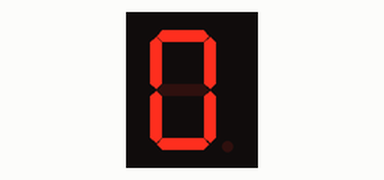
Recording of a sketch running on a simulated Arduino Uno, built with avr-gcc and run on an emulated ATmega328P. Parts: 1-digit seven-segment display. Wiring (inferred from the names in the program): 1-digit 7-segment display, segments lit when LOW: segments pin 1, pin 2, pin 3, pin 4, pin 5, pin 6, pin 7. The segment pins are drawn as the display they are named for.

Above: at 0.1 s.
At 1.1 s:
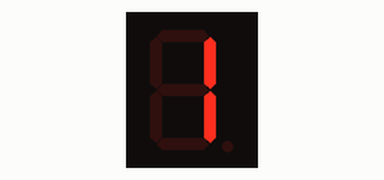
At 2.1 s:
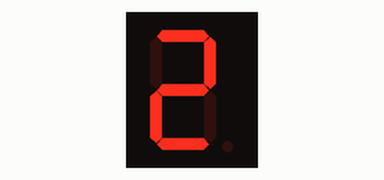
At 5.1 s:
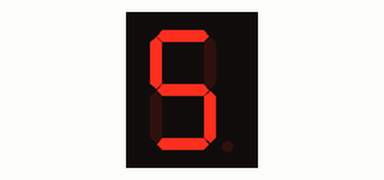
At 7.1 s:
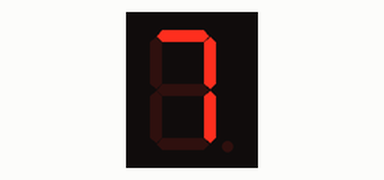
At 10.1 s:
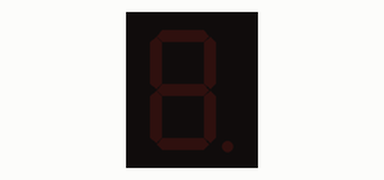

The sketch:

7_sigment_disply_code.ino
```cpp
// Define the pins for segments a to g
const int A = 1;
const int B = 2;
const int C = 3;
const int D = 4;
const int E = 5;
const int F = 6;
const int G = 7;

void setup() {
  // Initialize the segment pins as outputs
  pinMode(A, OUTPUT);
  pinMode(B, OUTPUT);
  pinMode(C, OUTPUT);
  pinMode(D, OUTPUT);
  pinMode(E, OUTPUT);
  pinMode(F, OUTPUT);
  pinMode(G, OUTPUT);
}

void loop() {
  // Display digits 0 to 9 sequentially with a delay
  for (int digit = 0; digit <= 10; digit++) {
    displayDigit(digit);
    delay(1000); // Display each digit for 1 second
  }
}

// Function to display a digit on the 7-segment display
void displayDigit(int digit) {
  switch(digit) {
    case 0:
      digitalWrite(A, LOW);
      digitalWrite(B, LOW);
      digitalWrite(C, LOW);
      digitalWrite(D, LOW);
      digitalWrite(E, LOW);
      digitalWrite(F, LOW);
      digitalWrite(G, HIGH);
      break;
    case 1:
      digitalWrite(A, HIGH);
      digitalWrite(B, LOW);
      digitalWrite(C, LOW);
      digitalWrite(D, HIGH);
      digitalWrite(E, HIGH);
      digitalWrite(F, HIGH);
      digitalWrite(G, HIGH);
      break;
    case 2:
      digitalWrite(A, LOW);
      digitalWrite(B, LOW);
      digitalWrite(C, HIGH);
      digitalWrite(D, LOW);
      digitalWrite(E, LOW);
      digitalWrite(F, HIGH);
      digitalWrite(G, LOW);
      break;
    case 3:
      digitalWrite(A, LOW);
      digitalWrite(B, LOW);
      digitalWrite(C, LOW);
      digitalWrite(D, LOW);
      digitalWrite(E, HIGH);
      digitalWrite(F, HIGH);
      digitalWrite(G, LOW);
      break;
    case 4:
      digitalWrite(A, HIGH);
      digitalWrite(B, LOW);
      digitalWrite(C, LOW);
      digitalWrite(D, HIGH);
      digitalWrite(E, HIGH);
      digitalWrite(F, LOW);
      digitalWrite(G, LOW);
      break;
    case 5:
      digitalWrite(A, LOW);
      digitalWrite(B, HIGH);
      digitalWrite(C, LOW);
      digitalWrite(D, LOW);
      digitalWrite(E, HIGH);
      digitalWrite(F, LOW);
      digitalWrite(G, LOW);
      break;
    case 6:
      digitalWrite(A, LOW);
      digitalWrite(B, HIGH);
      digitalWrite(C, LOW);
      digitalWrite(D, LOW);
      digitalWrite(E, LOW);
      digitalWrite(F, LOW);
      digitalWrite(G, LOW);
      break;
    case 7:
      digitalWrite(A, LOW);
      digitalWrite(B, LOW);
      digitalWrite(C, LOW);
      digitalWrite(D, HIGH);
      digitalWrite(E, HIGH);
      digitalWrite(F, HIGH);
      digitalWrite(G, HIGH);
      break;
    case 8:
      digitalWrite(A, LOW);
      digitalWrite(B, LOW);
      digitalWrite(C, LOW);
      digitalWrite(D, LOW);
      digitalWrite(E, LOW);
      digitalWrite(F, LOW);
      digitalWrite(G, LOW);
      break;
    case 9:
      digitalWrite(A, LOW);
      digitalWrite(B, LOW);
      digitalWrite(C, LOW);
      digitalWrite(D, LOW);
      digitalWrite(E, HIGH);
      digitalWrite(F, LOW);
      digitalWrite(G, LOW);
      break;
    case 10:
      digitalWrite(A, HIGH);
      digitalWrite(B, HIGH);
      digitalWrite(C, HIGH);
      digitalWrite(D, HIGH);
      digitalWrite(E, HIGH);
      digitalWrite(F, HIGH);
      digitalWrite(G, HIGH);
      break;

  }
}
```

Measured:
- by itself, everything shown: repeats every 11.0 s, in 11 steps
- what the display in image 1 shows lasts 1.0 s, from 1.0 s to 2.0 s
